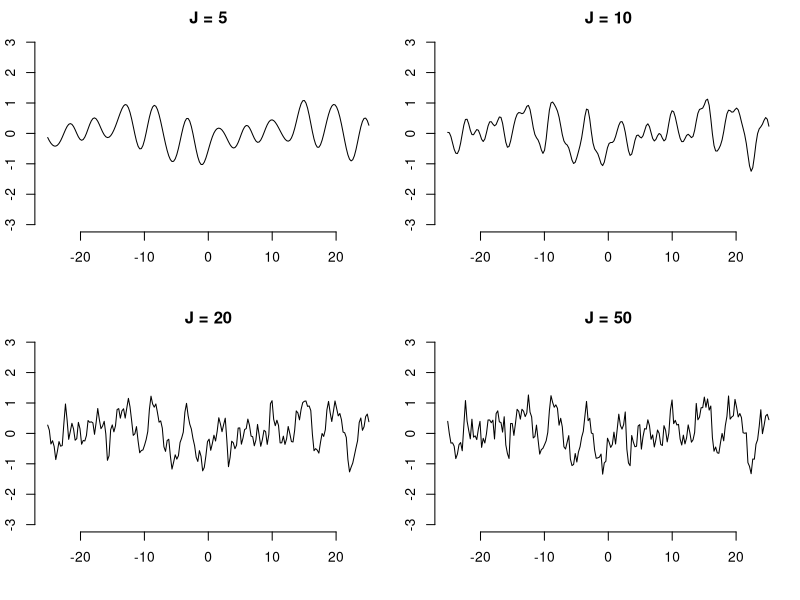

Here is the R script that generated this plot:
### Karhunen-Loeve representation

L = 4*pi
J = 1000

get.lambda.psi = function(J, L){
    vl = double(J)
    vl[1] = uniroot(function(v) 1-v*tan(v*L), interval = c(0, 0.5*pi/L-0.0001))$root
    for (i in 2:J)
        vl[i] = uniroot(function(v) 1-v*tan(v*L),
            interval = c((i-1.5)*pi/L+0.0001, (i-0.5)*pi/L-0.0001))$root


    wk = double(J)
    wk[1] = uniroot(function(w) w+tan(w*L), interval = c(0, 0.5*pi/L-0.0001))$root
    for (i in 1:J)
        wk[i] = uniroot(function(w) w+tan(w*L),
            interval = c((i-1.5)*pi/L+0.0001, (i-0.5)*pi/L-0.0001))$root

    lambda = double(J)
    for (i in 1:J){
        if (i %% 2 == 1){   # odd
            lambda[i] = 2/(1 + vl[i]^2)
        } else {            # even
            lambda[i] = 2/(1 + wk[i]^2)
            }
        }
    psi = function(s, i){
        out = matrix(0, length(s), length(i))
        for (j in 1:length(s)){
            out[j,] = ifelse(i %% 2 == 1,
                cos(vl[i]*s[j])/sqrt(L + sin(2*vl[i]*L)/(2*vl[i])),
                sin(wk[i]*s[j])/sqrt(L - sin(2*wk[i]*L)/(2*wk[i])))
            }
        out = ifelse(is.na(out), 0, out)
        return (out)
        }

    return (list("lambda" = lambda, "psi" = psi))
    }
gen.Xs = function(ss, lambda, psi){
    J = length(lambda)
    Z = rnorm(J)
    parts = matrix(rep(sqrt(lambda), each = length(ss)), ncol = J) *
        psi(ss, 1:J) *
        matrix(rep(Z, each = length(ss)), ncol = J)
    out = apply(parts, 1, sum)
    return (out)
    }

par(mfrow = c(2,2), mar = c(4.1, 2.1, 2.1, 1.1))
for (j in c(5, 10, 20, 50)){
    set.seed(1)
    tmp = get.lambda.psi(J = j, L = 2*pi)
    lambda = tmp$lambda
    psi = tmp$psi
    ss = seq(-2*L, 2*L, length = 200)
    plot(ss, gen.Xs(ss, lambda, psi), type='l', ylim = c(-3, 3),
        bty = 'n', main = paste0("J = ",j), xlab = "", ylab = "")
    }
par(mfrow = c(1,1), mar = c(5.1, 4.1, 4.1, 2.1))
